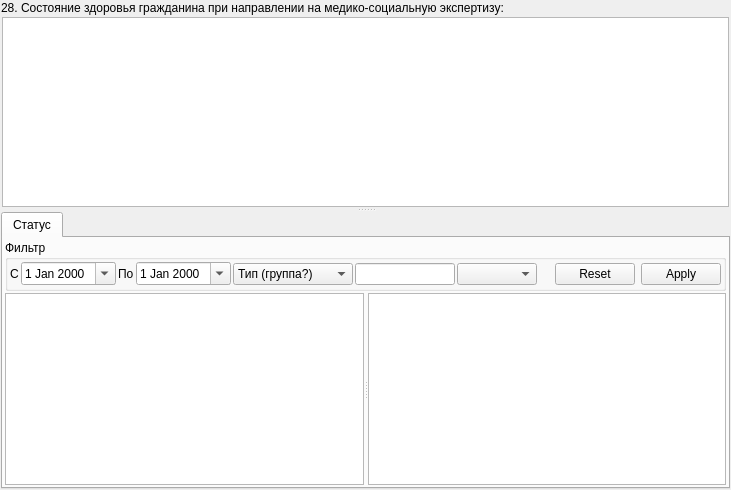
          <widget class="QWidget" name="tabStatus">
           <attribute name="title">
            <string>&amp;Статус (п.28)</string>
           </attribute>
           <layout class="QGridLayout" name="gridLayout_56">
            <property name="leftMargin">
             <number>1</number>
            </property>
            <property name="topMargin">
             <number>1</number>
            </property>
            <property name="rightMargin">
             <number>1</number>
            </property>
            <property name="bottomMargin">
             <number>1</number>
            </property>
            <property name="spacing">
             <number>1</number>
            </property>
            <item row="0" column="0">
             <widget class="QLabel" name="lblHealthClientDirectionMSI">
              <property name="text">
               <string>28. Состояние здоровья гражданина при направлении на медико-социальную экспертизу:</string>
              </property>
             </widget>
            </item>
            <item row="1" column="0">
             <widget class="QSplitter" name="splStatus">
              <property name="orientation">
               <enum>Qt::Vertical</enum>
              </property>
              <property name="childrenCollapsible">
               <bool>false</bool>
              </property>
              <widget class="QWidget" name="tabHealthClientDirectionMSI" native="true">
               <layout class="QGridLayout" name="gridLayout_50">
                <property name="leftMargin">
                 <number>1</number>
                </property>
                <property name="topMargin">
                 <number>1</number>
                </property>
                <property name="rightMargin">
                 <number>1</number>
                </property>
                <property name="bottomMargin">
                 <number>1</number>
                </property>
                <property name="spacing">
                 <number>1</number>
                </property>
                <item row="0" column="0">
                 <widget class="QTextEdit" name="edtHealthClientDirectionMSI"/>
                </item>
               </layout>
              </widget>
              <widget class="QTabWidget" name="tabAmbCardContent_28">
               <property name="tabPosition">
                <enum>QTabWidget::North</enum>
               </property>
               <property name="currentIndex">
                <number>0</number>
               </property>
               <widget class="QWidget" name="tabAmbCardStatus_28">
                <attribute name="title">
                 <string>Статус</string>
                </attribute>
                <layout class="QGridLayout" name="_8">
                 <property name="leftMargin">
                  <number>2</number>
                 </property>
                 <property name="topMargin">
                  <number>2</number>
                 </property>
                 <property name="rightMargin">
                  <number>2</number>
                 </property>
                 <property name="bottomMargin">
                  <number>2</number>
                 </property>
                 <property name="spacing">
                  <number>2</number>
                 </property>
                 <item row="0" column="0">
                  <widget class="QGroupBox" name="frmAmbCardStatusFilter_28">
                   <property name="sizePolicy">
                    <sizepolicy hsizetype="Preferred" vsizetype="Minimum">
                     <horstretch>0</horstretch>
                     <verstretch>0</verstretch>
                    </sizepolicy>
                   </property>
                   <property name="title">
                    <string>Фильтр</string>
                   </property>
                   <layout class="QGridLayout" name="_9">
                    <property name="leftMargin">
                     <number>2</number>
                    </property>
                    <property name="topMargin">
                     <number>2</number>
                    </property>
                    <property name="rightMargin">
                     <number>2</number>
                    </property>
                    <property name="bottomMargin">
                     <number>2</number>
                    </property>
                    <property name="spacing">
                     <number>2</number>
                    </property>
                    <item row="0" column="0">
                     <widget class="QLabel" name="lblAmbCardStatusBegDate_28">
                      <property name="text">
                       <string>С</string>
                      </property>
                     </widget>
                    </item>
                    <item row="0" column="1">
                     <widget class="CDateEdit" name="edtAmbCardStatusBegDate_28">
                      <property name="calendarPopup">
                       <bool>true</bool>
                      </property>
                     </widget>
                    </item>
                    <item row="0" column="2">
                     <widget class="QLabel" name="lblAmbCardStatusEndDate_28">
                      <property name="text">
                       <string>По</string>
                      </property>
                     </widget>
                    </item>
                    <item row="0" column="3">
                     <widget class="CDateEdit" name="edtAmbCardStatusEndDate_28">
                      <property name="calendarPopup">
                       <bool>true</bool>
                      </property>
                     </widget>
                    </item>
                    <item row="0" column="4">
                     <widget class="CActionTypeComboBox" name="cmbAmbCardStatusGroup_28">
                      <property name="minimumSize">
                       <size>
                        <width>120</width>
                        <height>0</height>
                       </size>
                      </property>
                      <item>
                       <property name="text">
                        <string>Тип (группа?)</string>
                       </property>
                      </item>
                     </widget>
                    </item>
                    <item row="0" column="5">
                     <widget class="QLineEdit" name="edtAmbCardStatusOffice_28">
                      <property name="sizePolicy">
                       <sizepolicy hsizetype="Maximum" vsizetype="Fixed">
                        <horstretch>0</horstretch>
                        <verstretch>0</verstretch>
                       </sizepolicy>
                      </property>
                      <property name="minimumSize">
                       <size>
                        <width>60</width>
                        <height>0</height>
                       </size>
                      </property>
                      <property name="maximumSize">
                       <size>
                        <width>100</width>
                        <height>16777215</height>
                       </size>
                      </property>
                      <property name="maxLength">
                       <number>10</number>
                      </property>
                      <property name="readOnly">
                       <bool>false</bool>
                      </property>
                     </widget>
                    </item>
                    <item row="0" column="6">
                     <widget class="COrgStructureComboBox" name="cmbAmbCardStatusOrgStructure_28">
                      <property name="sizePolicy">
                       <sizepolicy hsizetype="Expanding" vsizetype="Fixed">
                        <horstretch>0</horstretch>
                        <verstretch>0</verstretch>
                       </sizepolicy>
                      </property>
                      <property name="minimumSize">
                       <size>
                        <width>80</width>
                        <height>0</height>
                       </size>
                      </property>
                     </widget>
                    </item>
                    <item row="0" column="7">
                     <spacer>
                      <property name="orientation">
                       <enum>Qt::Horizontal</enum>
                      </property>
                      <property name="sizeHint" stdset="0">
                       <size>
                        <width>16</width>
                        <height>24</height>
                       </size>
                      </property>
                     </spacer>
                    </item>
                    <item row="0" column="8">
                     <widget class="QDialogButtonBox" name="btnAmbCardStatusButtonBox_28">
                      <property name="sizePolicy">
                       <sizepolicy hsizetype="Maximum" vsizetype="Fixed">
                        <horstretch>0</horstretch>
                        <verstretch>0</verstretch>
                       </sizepolicy>
                      </property>
                      <property name="orientation">
                       <enum>Qt::Horizontal</enum>
                      </property>
                      <property name="standardButtons">
                       <set>QDialogButtonBox::Apply|QDialogButtonBox::Reset</set>
                      </property>
                     </widget>
                    </item>
                   </layout>
                  </widget>
                 </item>
                 <item row="1" column="0">
                  <widget class="QFrame" name="frmAmbCardStatusAction_28">
                   <property name="sizePolicy">
                    <sizepolicy hsizetype="Preferred" vsizetype="Expanding">
                     <horstretch>0</horstretch>
                     <verstretch>0</verstretch>
                    </sizepolicy>
                   </property>
                   <property name="frameShape">
                    <enum>QFrame::NoFrame</enum>
                   </property>
                   <property name="frameShadow">
                    <enum>QFrame::Raised</enum>
                   </property>
                   <layout class="QGridLayout" name="_10">
                    <property name="leftMargin">
                     <number>0</number>
                    </property>
                    <property name="topMargin">
                     <number>0</number>
                    </property>
                    <property name="rightMargin">
                     <number>0</number>
                    </property>
                    <property name="bottomMargin">
                     <number>0</number>
                    </property>
                    <property name="spacing">
                     <number>0</number>
                    </property>
                    <item row="0" column="0">
                     <widget class="QSplitter" name="splitterAmbCardStatusAction_28">
                      <property name="orientation">
                       <enum>Qt::Horizontal</enum>
                      </property>
                      <widget class="CRegistryActionsTableView" name="tblAmbCardStatusActions_28"/>
                      <widget class="CActionPropertiesTableView" name="tblAmbCardStatusActionProperties_28"/>
                     </widget>
                    </item>
                   </layout>
                  </widget>
                 </item>
                </layout>
               </widget>
              </widget>
             </widget>
            </item>
           </layout>
          </widget>
